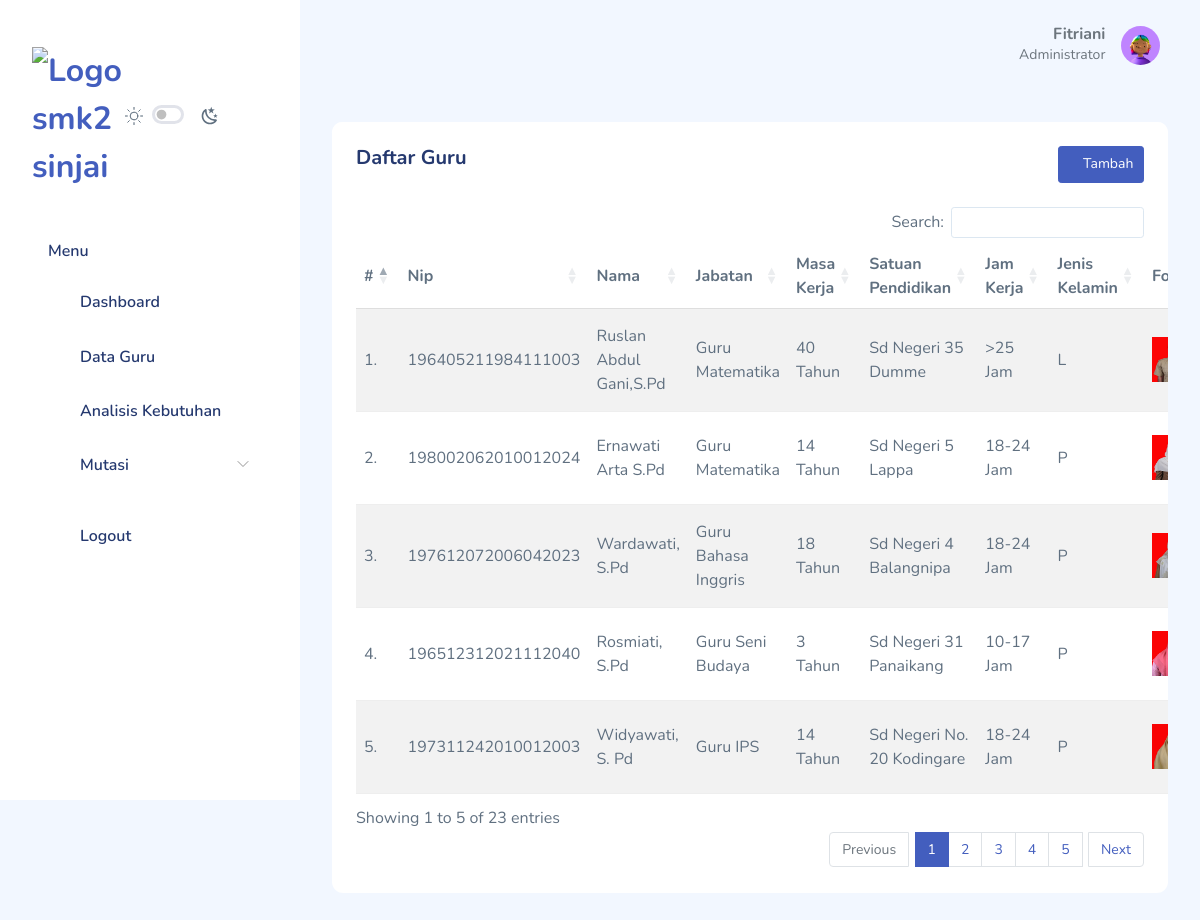
Screenshot of /admin/dashboard.php?page=guru (signed in) with the database file from the repository.
### tables this page shows
CREATE TABLE `tb_guru` (
  `id_guru` int NOT NULL,
  `nip` varchar(50) NOT NULL,
  `nama_guru` varchar(120) NOT NULL DEFAULT '-',
  `jabatan` varchar(50) NOT NULL DEFAULT '-',
  `masa_kerja` varchar(10) NOT NULL DEFAULT '0',
  `satuan_pendidikan` varchar(255) NOT NULL DEFAULT '-',
  `jam_kerja` varchar(20) NOT NULL DEFAULT '0',
  `jenis_kelamin` enum('Pilih','L','P') NOT NULL DEFAULT 'Pilih',
  `foto` varchar(255) NOT NULL DEFAULT '-'
);

### admin/modul/guru/data.php (the view, shortened to what this page needs)
<div class="page-inner">
  <div class="row">
    <section class="section">
      <div class="card">
        <div class="card-header d-flex justify-content-between">
          <h5 class="card-title">Daftar Guru</h5>
          <a href="?page=guru&act=add" class="btn icon btn-primary btn-sm text-white"><i class="bi bi-plus"></i> Tambah</a>
        </div>
        <div class="card-body table-responsive">
          <table class="table table-striped" id="guru">
            <thead>
              <tr>
                <th>#</th>
                <th>Nip</th>
                <th>Nama</th>
                <th>Jabatan</th>
                <th>Masa Kerja</th>
                <th>Satuan Pendidikan</th>
                <th>Jam Kerja</th>
                <th>Jenis Kelamin</th>
                <th>Foto</th>
              </tr>
            </thead>
            <tbody>
              <?php
              $no = 1;
              $guru = mysqli_query($con, "SELECT * FROM tb_guru");
              foreach ($guru as $g) { ?>
                <tr>
                  <td><?= $no++; ?>.</td>
                  <td><?= $g['nip']; ?></td>
                  <td><?= $g['nama_guru']; ?></td>
                  <td><?= $g['jabatan']; ?></td>
                  <td><?= $g['masa_kerja']; ?> Tahun</td>
                  <td><?= $g['satuan_pendidikan']; ?></td>
                  <td><?= $g['jam_kerja']; ?> Jam</td>
                  <td><?= $g['jenis_kelamin']; ?></td>
                  <td>
                    <img src="../assets/img/user/<?= $g['foto'] ?>" width="45" height="45">
                  </td>
                </tr>
              <?php } ?>
            </tbody>
          </table>
        </div>
      </div>
    </section>
  </div>
</div>

### admin/dashboard.php (shortened to what this page needs)
<?php
include '../config/db.php';
?> <script>
<?php
$id_login = @$_SESSION['admin'];
$sql = mysqli_query($con, "SELECT * FROM tb_admin
 WHERE id_admin = '$id_login'") or die(mysqli_error($con));
$data = mysqli_fetch_array($sql);
?>
<!DOCTYPE html>
<html lang="en">
<head>
    <link rel="stylesheet" href="../assets/assets/compiled/css/app.css">
    <link rel="stylesheet" href="../assets/assets/compiled/css/app-dark.css">
    <link rel="stylesheet" href="../assets/assets/extensions/datatables.net-bs5/css/dataTables.bootstrap5.min.css">
    <link rel="stylesheet" href="../assets/assets/compiled/css/table-datatable-jquery.css">
    <link rel="stylesheet" href="../assets/assets/extensions/flatpickr/flatpickr.min.css">
    <link rel="stylesheet" href="../assets/assets/extensions/choices.js/public/assets/styles/choices.css">
    <link rel="stylesheet" href="../assets/assets/compiled/css/iconly.css">
</head>
<body>
    <div id="app">
        <div id="sidebar">
            <div class="sidebar-wrapper active">
                <div class="sidebar-header position-relative">
                    <div class="d-flex justify-content-between align-items-center">
                        <div class="logo">
                            <a href="https://www.smkn2sinjai.sch.id/" target="_blank"><img src="../assets/source/logo.png" alt="Logo smk2 sinjai" style="width: 5rem; height: auto; margin-top: 15px;"></a>
                        </div>
                        <div class="theme-toggle d-flex gap-2  align-items-center mt-2 me-5">
                            <div class="form-check form-switch fs-6">
                                <input class="form-check-input  me-0" type="checkbox" id="toggle-dark" style="cursor: pointer">
                            </div>
                        </div>
                    </div>
                </div>
                <div class="sidebar-menu">
                    <ul class="menu">
                        <li class="sidebar-title">Menu</li>
                        <li class="sidebar-item">
                            <a href="dashboard.php" class='sidebar-link'>
                                <i class="bi bi-grid-1x2-fill"></i>
                                <span>Dashboard</span>
                            </a>
                        </li>
                        <li class="sidebar-item">
                            <a href="?page=guru" class='sidebar-link'>
                                <i class="bi bi-people-fill"></i>
                                <span>Data Guru</span>
                            </a>
                        </li>
                        <li class="sidebar-item">
                            <a href="?page=kebutuhan" class='sidebar-link'>
                                <i class="bi bi-clipboard-plus-fill"></i>
                                <span>Analisis Kebutuhan</span>
                            </a>
                        </li>
                        <li class="sidebar-item has-sub">
                            <a href="#" class='sidebar-link'>
                                <i class="bi bi-stack"></i>
                                <span>Mutasi</span>
                            </a>
                        </li>
                        <li class="sidebar-item">
                            <a href="logout.php" class='sidebar-link'>
                                <i class="bi bi-arrow-left-circle-fill"></i>
                                <span>Logout</span>
                            </a>
                        </li>
                    </ul>
                </div>
            </div>
        </div>
        <div id="main" class='layout-navbar navbar-fixed'>
            <header>
                <nav class="navbar navbar-expand navbar-light navbar-top">
                    <div class="container-fluid">
                        <a href="#" class="burger-btn d-block">
                            <i class="bi bi-justify fs-3"></i>
                        </a>
                        <div class="collapse navbar-collapse" id="navbarSupportedContent">
                            <div class="dropdown">
                                <a href="#" data-bs-toggle="dropdown" aria-expanded="false">
                                    <div class="user-menu d-flex">
                                        <div class="user-name text-end me-3">
                                            <h6 class="mb-0 text-gray-600"><?= $data['nama_lengkap']; ?></h6>
                                            <p class="mb-0 text-sm text-gray-600">Administrator</p>
                                        </div>
                                        <div class="user-img d-flex align-items-center">
                                            <div class="avatar avatar-md">
                                                <img src="../assets/img/user/<?= $data['foto'] ?>">
                                            </div>
                                        </div>
                                    </div>
                                </a>
                            </div>
                        </div>
                    </div>
                </nav>
            </header>
            <div id="main-content">
                <div class="page-heading">
                    <?php
                    $page = @$_GET['page'];
                    $act = @$_GET['act'];
                    if ($page == 'master') {
                    } elseif ($page == 'guru') {
                        if ($act == '') {
                            include 'modul/guru/data.php';
                        } elseif ($act == 'add') {
                            include 'modul/guru/add.php';
                        } elseif ($act == 'edit') {
                            include 'modul/guru/edit.php';
                        } elseif ($act == 'del') {
                            include 'modul/guru/del.php';
                        } elseif ($act == 'proses') {
                            include 'modul/guru/proses.php';
                        }
                    } elseif ($page == 'kmeans') {
                        if ($act == '') {
                            include 'modul/algoritma/kmeans.php';
                        } elseif ($act == 'del') {
                            include 'modul/algoritma/del.php';
                        }
                    } elseif ($page == 'laporan') {
                        if ($act == '') {
                            include 'modul/laporan/data.php';
                        } elseif ($act == 'tahun') {
                            include 'modul/laporan/laporan.php';
                        }
                    } elseif ($page == '') {
                        include 'modul/home.php';
                    } else {
                        echo "<script>window.location.href = '../404.php'</script>";
                    }
                    ?>
                </div>
            </div>
        </div>
    </div>
</body>
</html>

### rows the page displays
tb_guru: nip "196405211984111003", nama_guru "Ruslan Abdul Gani,S.Pd", jabatan "Guru Matematika", masa_kerja "40", satuan_pendidikan "Sd Negeri 35 Dumme", jam_kerja ">25", jenis_kelamin "L", foto (picture)
tb_guru: nip "198002062010012024", nama_guru "Ernawati Arta S.Pd", jabatan "Guru Matematika", masa_kerja "14", satuan_pendidikan "Sd Negeri 5 Lappa", jam_kerja "18-24", jenis_kelamin "P", foto (picture)
tb_guru: nip "197612072006042023", nama_guru "Wardawati, S.Pd", jabatan "Guru Bahasa Inggris", masa_kerja "18", satuan_pendidikan "Sd Negeri 4 Balangnipa", jam_kerja "18-24", jenis_kelamin "P", foto (picture)
tb_guru: nip "196512312021112040", nama_guru "Rosmiati, S.Pd", jabatan "Guru Seni Budaya", masa_kerja "3", satuan_pendidikan "Sd Negeri 31 Panaikang", jam_kerja "10-17", jenis_kelamin "P", foto (picture)
tb_guru: nip "197311242010012003", nama_guru "Widyawati, S. Pd", jabatan "Guru IPS", masa_kerja "14", satuan_pendidikan "Sd Negeri No. 20 Kodingare", jam_kerja "18-24", jenis_kelamin "P", foto (picture)

### other values shown
$data['nama_lengkap'] "Fitriani"
